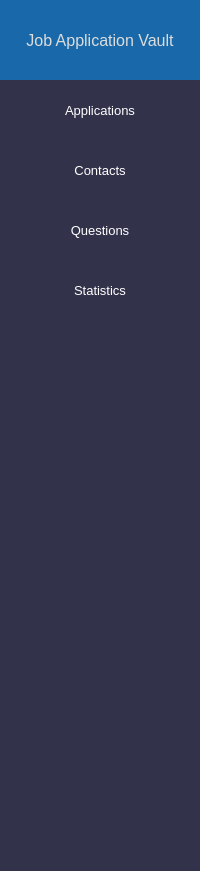
     <widget class="QFrame" name="side_frame">
      <property name="minimumSize">
       <size>
        <width>200</width>
        <height>0</height>
       </size>
      </property>
      <property name="maximumSize">
       <size>
        <width>0</width>
        <height>16777215</height>
       </size>
      </property>
      <property name="styleSheet">
       <string notr="true"/>
      </property>
      <property name="frameShape">
       <enum>QFrame::NoFrame</enum>
      </property>
      <property name="frameShadow">
       <enum>QFrame::Raised</enum>
      </property>
      <layout class="QVBoxLayout" name="sideFrame_layout">
       <property name="spacing">
        <number>0</number>
       </property>
       <property name="leftMargin">
        <number>0</number>
       </property>
       <property name="topMargin">
        <number>0</number>
       </property>
       <property name="rightMargin">
        <number>0</number>
       </property>
       <property name="bottomMargin">
        <number>0</number>
       </property>
       <item>
        <widget class="QFrame" name="application_title_frame">
         <property name="minimumSize">
          <size>
           <width>0</width>
           <height>80</height>
          </size>
         </property>
         <property name="maximumSize">
          <size>
           <width>16777215</width>
           <height>80</height>
          </size>
         </property>
         <property name="styleSheet">
          <string notr="true">background-color: rgb(25, 105, 170);
color: rgb(220, 220, 220);</string>
         </property>
         <property name="frameShape">
          <enum>QFrame::NoFrame</enum>
         </property>
         <property name="frameShadow">
          <enum>QFrame::Raised</enum>
         </property>
         <layout class="QVBoxLayout" name="applicationTitleFrame_layout">
          <property name="spacing">
           <number>0</number>
          </property>
          <property name="leftMargin">
           <number>0</number>
          </property>
          <property name="topMargin">
           <number>0</number>
          </property>
          <property name="rightMargin">
           <number>0</number>
          </property>
          <property name="bottomMargin">
           <number>0</number>
          </property>
          <item>
           <widget class="QLabel" name="application_title">
            <property name="font">
             <font>
              <pointsize>12</pointsize>
             </font>
            </property>
            <property name="text">
             <string>Job Application Vault</string>
            </property>
            <property name="alignment">
             <set>Qt::AlignCenter</set>
            </property>
           </widget>
          </item>
         </layout>
        </widget>
       </item>
       <item>
        <widget class="QFrame" name="navagation_frame">
         <property name="styleSheet">
          <string notr="true">QFrame {
background-color: rgb(50, 50, 75);
color: white;
}

QPushButton {
border: none;
background-color: rgb(50, 50, 75);
color: white;
}

QPushButton:Hover {
	
	background-color: rgb(59, 61, 90);
}</string>
         </property>
         <property name="frameShape">
          <enum>QFrame::NoFrame</enum>
         </property>
         <property name="frameShadow">
          <enum>QFrame::Raised</enum>
         </property>
         <layout class="QVBoxLayout" name="navagationFrame_layout">
          <property name="spacing">
           <number>0</number>
          </property>
          <property name="leftMargin">
           <number>0</number>
          </property>
          <property name="topMargin">
           <number>0</number>
          </property>
          <property name="rightMargin">
           <number>0</number>
          </property>
          <property name="bottomMargin">
           <number>0</number>
          </property>
          <item>
           <widget class="QPushButton" name="applications_page_button">
            <property name="minimumSize">
             <size>
              <width>0</width>
              <height>60</height>
             </size>
            </property>
            <property name="maximumSize">
             <size>
              <width>16777215</width>
              <height>100000</height>
             </size>
            </property>
            <property name="font">
             <font>
              <pointsize>10</pointsize>
             </font>
            </property>
            <property name="text">
             <string>Applications</string>
            </property>
           </widget>
          </item>
          <item>
           <widget class="QPushButton" name="contacts_page_button">
            <property name="minimumSize">
             <size>
              <width>0</width>
              <height>60</height>
             </size>
            </property>
            <property name="maximumSize">
             <size>
              <width>16777215</width>
              <height>100000</height>
             </size>
            </property>
            <property name="font">
             <font>
              <pointsize>10</pointsize>
             </font>
            </property>
            <property name="text">
             <string>Contacts</string>
            </property>
           </widget>
          </item>
          <item>
           <widget class="QPushButton" name="questions_page_button">
            <property name="minimumSize">
             <size>
              <width>0</width>
              <height>60</height>
             </size>
            </property>
            <property name="maximumSize">
             <size>
              <width>16777215</width>
              <height>100000</height>
             </size>
            </property>
            <property name="font">
             <font>
              <pointsize>10</pointsize>
             </font>
            </property>
            <property name="text">
             <string>Questions</string>
            </property>
           </widget>
          </item>
          <item>
           <widget class="QPushButton" name="statistics_page_button">
            <property name="minimumSize">
             <size>
              <width>0</width>
              <height>60</height>
             </size>
            </property>
            <property name="maximumSize">
             <size>
              <width>16777215</width>
              <height>100000</height>
             </size>
            </property>
            <property name="font">
             <font>
              <pointsize>10</pointsize>
             </font>
            </property>
            <property name="text">
             <string>Statistics</string>
            </property>
           </widget>
          </item>
          <item>
           <spacer name="navagation_spacer">
            <property name="orientation">
             <enum>Qt::Vertical</enum>
            </property>
            <property name="sizeHint" stdset="0">
             <size>
              <width>20</width>
              <height>551</height>
             </size>
            </property>
           </spacer>
          </item>
         </layout>
        </widget>
       </item>
      </layout>
     </widget>
